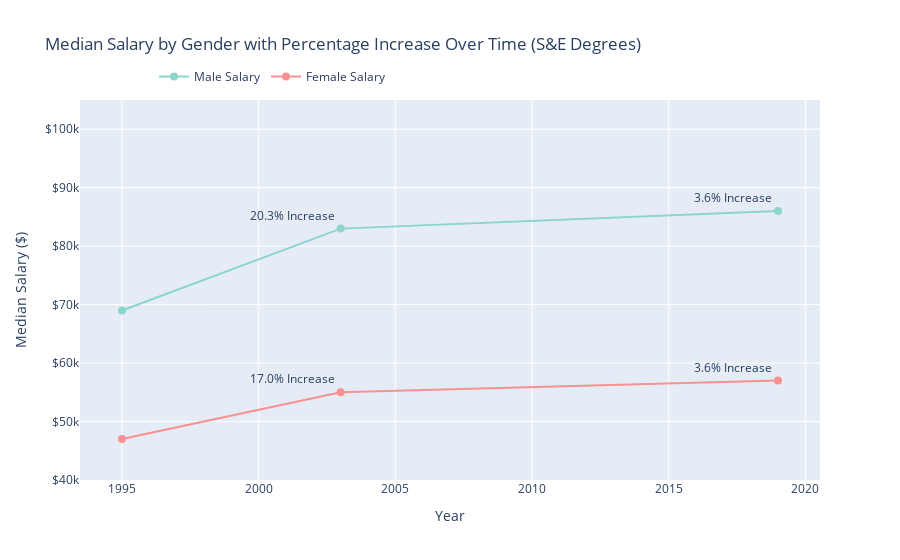

The code cell stored with this chart in its notebook:
### Markdown cell above
#### Interactive Line Graph using Plotly Graph Objects: Median Salary by Gender with Percentage Increase Over Time

**Purpose:** To analyze and demonstrate the disparity in median salaries between genders over time for workers with S&E degrees, highlighting how salary increases have influenced the wage gap.

**Insights:**
- **Initial Salary Disparity:**  
    - In 1995, the median salary for males was $69,000, while females earned $47,000, creating an initial wage gap of 31.88%.
- **Unequal Salary Increases:**  
    - Over the next 8 years (first measured interval), the male median salary increased by 20.3%, whereas the female median salary increased by only 17.0%. This disproportionate increase further widened the gap between male and female earnings.
- **Persistent Disparity by 2019:**  
    - At the next interval, 16 years later, both genders saw an identical salary increase of 3.6%. However, the male median salary reached $86,000, while the female median salary only rose to $57,000. This resulted in an even larger wage gap, with a final disparity of 33.72%.

This interactive visualization highlights the long-standing and widening disparity in median salaries between genders. The unequal salary increases at crucial intervals have exacerbated the wage gap, emphasizing how systemic disparities in salary growth prevent women from closing the gap in career fields that require science and engineering degrees.

### Code cell
# Filter only rows where Degree Field is "S&E"
se_salary_df = median_salary_by_gender_df[median_salary_by_gender_df["Degree Field"] == "S&E"].copy()

# Reshape the DataFrame from wide to long format for plotting
salary_melted_df = se_salary_df.melt(
    id_vars=["Gender"],
    value_vars=["1995 Salary", "2003 Salary", "2019 Salary"],
    var_name="Year",
    value_name="Median Salary"
)

# Convert 'Year' to numeric format
salary_melted_df["Year"] = salary_melted_df["Year"].str.extract('(\d{4})').astype(int)

# Sort values to ensure correct plotting order
salary_melted_df = salary_melted_df.sort_values(["Gender", "Year"])

# Calculate the percentage increase for each gender
salary_melted_df["Percentage Increase"] = salary_melted_df.groupby("Gender")["Median Salary"].pct_change() * 100

# Create the line chart with percentage increase annotations
fig = go.Figure()

# Add Male Salary Line
fig.add_trace(go.Scatter(
    x=salary_melted_df[salary_melted_df["Gender"] == "Male"]["Year"],
    y=salary_melted_df[salary_melted_df["Gender"] == "Male"]["Median Salary"],
    mode="lines+markers+text",
    name="Male Salary",
    line=dict(color="#8ad6cc"),
    marker=dict(size=8),
    text=[f"{perc:.1f}% Increase" if not pd.isna(perc) else ""
          for perc in salary_melted_df[salary_melted_df["Gender"] == "Male"]["Percentage Increase"]],
    textposition="top left",
    hovertemplate="<b>Year:</b> %{x}<br><b>Salary:</b> %{y:$,}<br>%{text}<extra></extra>"
))

# Add Female Salary Line
fig.add_trace(go.Scatter(
    x=salary_melted_df[salary_melted_df["Gender"] == "Female"]["Year"],
    y=salary_melted_df[salary_melted_df["Gender"] == "Female"]["Median Salary"],
    mode="lines+markers+text",
    name="Female Salary",
    line=dict(color="#f99192"),
    marker=dict(size=8),
    text=[f"{perc:.1f}% Increase" if not pd.isna(perc) else ""
          for perc in salary_melted_df[salary_melted_df["Gender"] == "Female"]["Percentage Increase"]],
    textposition="top left",
    hovertemplate="<b>Year:</b> %{x}<br><b>Salary:</b> %{y:$,}<br>%{text}<extra></extra>"
))

# Customize layout
fig.update_layout(
    title="Median Salary by Gender with Percentage Increase Over Time (S&E Degrees)",
    xaxis_title="Year",
    yaxis_title="Median Salary ($)",
    yaxis_tickprefix="$",
    yaxis_range=[40000, 105000],  # Adjusted y-axis range to give more room for top labels
    legend=dict(x=0.1, y=1.1, orientation="h"),
)

# Show the figure
fig.show()

### Figure 1 — Plotly figure (JSON) as saved in the notebook; plotly's stock layout.template omitted (floating-point values rounded to 4 significant figures)
{"data": [{"hovertemplate": "<b>Year:</b> %{x}<br><b>Salary:</b> %{y:$,}<br>%{text}<extra></extra>", "line": {"color": "#8ad6cc"}, "marker": {"size": 8}, "mode": "lines+markers+text", "name": "Male Salary", "text": ["", "20.3% Increase", "3.6% Increase"], "textposition": "top left", "type": "scatter", "x": [1995, 2003, 2019], "y": [69000, 83000, 86000]}, {"hovertemplate": "<b>Year:</b> %{x}<br><b>Salary:</b> %{y:$,}<br>%{text}<extra></extra>", "line": {"color": "#f99192"}, "marker": {"size": 8}, "mode": "lines+markers+text", "name": "Female Salary", "text": ["", "17.0% Increase", "3.6% Increase"], "textposition": "top left", "type": "scatter", "x": [1995, 2003, 2019], "y": [47000, 55000, 57000]}], "layout": {"legend": {"orientation": "h", "x": 0.1, "y": 1.1}, "title": {"text": "Median Salary by Gender with Percentage Increase Over Time (S&E Degrees)"}, "xaxis": {"title": {"text": "Year"}}, "yaxis": {"range": [40000, 105000], "tickprefix": "$", "title": {"text": "Median Salary ($)"}}}}
